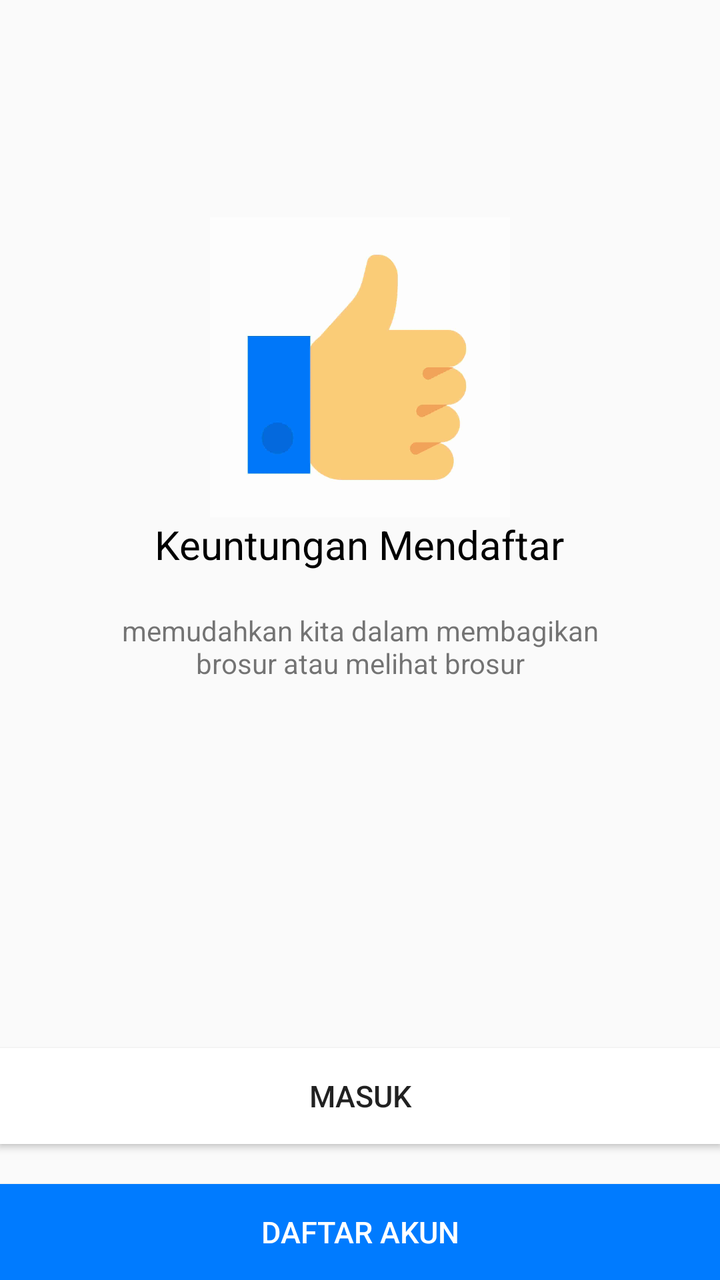
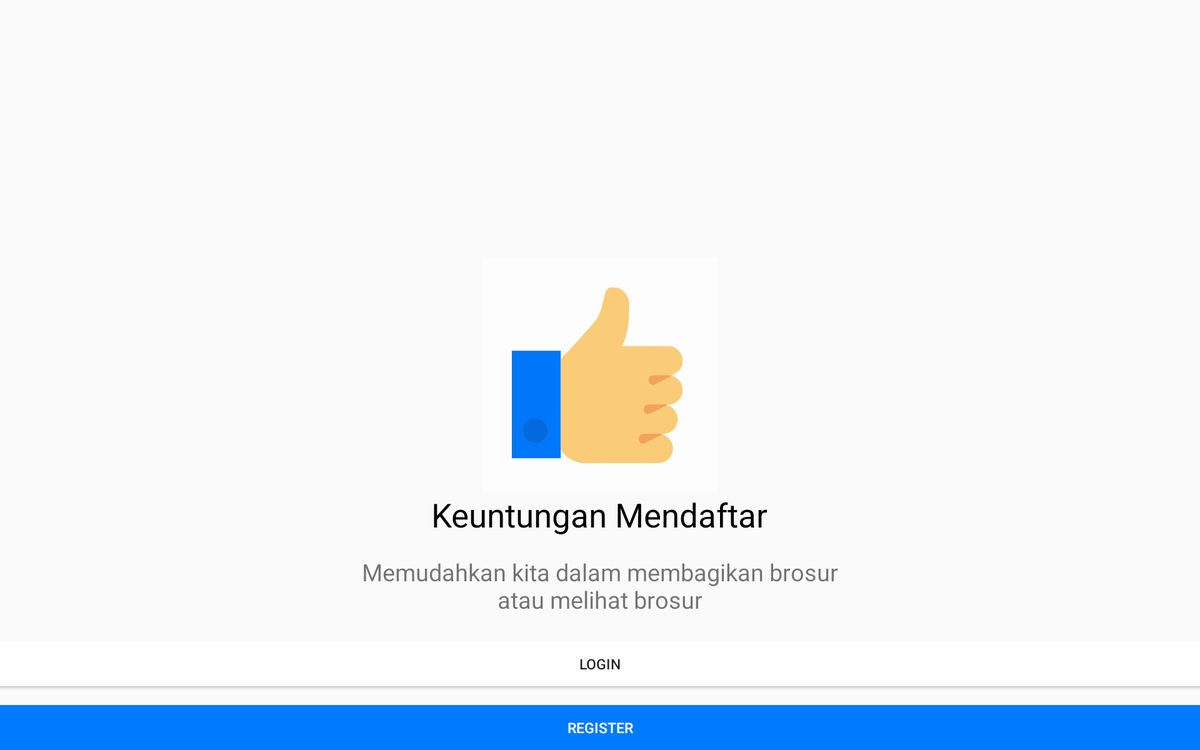

One screen, two layout resources from the same app: the default and the author's alternative for another configuration. Each is rendered where Android would select it; the XML of both is given below.
<!-- AndroidManifest.xml: application theme AppTheme -->
<!-- res/layout/activity_front.xml -->
<?xml version="1.0" encoding="utf-8"?>
<LinearLayout xmlns:android="http://schemas.android.com/apk/res/android"
    xmlns:app="http://schemas.android.com/apk/res-auto"
    xmlns:tools="http://schemas.android.com/tools"
    android:layout_width="match_parent"
    android:layout_height="match_parent"
    android:orientation="vertical"
    android:padding="@dimen/activity_vertical_margin"
    tools:context="com.group.ibrochure.i_brochure.UI.FrontActivity">

    <ImageView
        android:onClick="homeBack"
        android:layout_width="25dp"
        android:layout_height="25dp"
        app:srcCompat="@drawable/ic_close_black_24dp"/>

    <LinearLayout
        android:layout_width="match_parent"
        android:layout_height="400dp"
        android:orientation="vertical"
        android:gravity="center_vertical">

        <ImageView
            android:id="@+id/imgLogo"
            android:layout_width="150dp"
            android:layout_height="150dp"
            android:layout_gravity="center"
            android:src="@drawable/thumb_up1600" />

        <TextView
            android:layout_width="wrap_content"
            android:layout_height="wrap_content"
            android:text="Keuntungan Mendaftar"
            android:layout_gravity="center"
            android:textSize="20sp"
            android:textColor="#000"/>

        <TextView
            android:layout_width="250dp"
            android:layout_height="wrap_content"
            android:textAlignment="center"
            android:layout_marginTop="20dp"
            android:text="memudahkan kita dalam membagikan brosur atau melihat brosur"
            android:layout_gravity="center"/>
    </LinearLayout>

    <LinearLayout
        android:layout_width="match_parent"
        android:layout_height="match_parent"
        android:gravity="bottom"
        android:orientation="vertical">

        <Button
            android:id="@+id/loginPage"
            android:layout_width="match_parent"
            android:layout_height="wrap_content"
            android:background="@color/white"
            android:padding="@dimen/activity_vertical_margin"
            android:text="Masuk"
            android:textSize="15sp"/>


        <Button
            android:id="@+id/registerPage"
            android:layout_width="fill_parent"
            android:layout_height="wrap_content"
            android:background="@color/colorPrimary"
            android:padding="@dimen/activity_vertical_margin"
            android:text="Daftar Akun"
            android:textColor="@color/white"
            android:layout_marginTop="20dp"
            android:textSize="15sp"/>

    </LinearLayout>


</LinearLayout>
<!-- resources referenced by this layout -->
<resources>
  <color name="colorPrimary">#007bff</color>
  <color name="white">#FFFFFF</color>
  <!-- drawable thumb_up1600: png bitmap (drawable, 19944 bytes) -->
  <style name="AppTheme" parent="Theme.AppCompat.Light.NoActionBar">
          
          <item name="colorPrimary">@color/colorPrimary</item>
          <item name="colorPrimaryDark">@color/colorPrimaryDark</item>
          <item name="colorAccent">@color/colorAccent</item>
      </style>
  <color name="colorPrimaryDark">#0069d9</color>
  <color name="colorAccent">#28a745</color>
</resources>
<!-- res/layout-xlarge/activity_front.xml (the author's variant of the layout above) -->
<!-- drawn on a large tablet held sideways -->
<?xml version="1.0" encoding="utf-8"?>
<LinearLayout xmlns:android="http://schemas.android.com/apk/res/android"
    xmlns:app="http://schemas.android.com/apk/res-auto"
    xmlns:tools="http://schemas.android.com/tools"
    android:layout_width="match_parent"
    android:layout_height="match_parent"
    android:orientation="vertical"
    android:padding="@dimen/activity_vertical_margin"
    tools:context="com.group.ibrochure.i_brochure.UI.FrontActivity">

    <LinearLayout
        android:layout_width="match_parent"
        android:layout_height="match_parent"
        android:orientation="vertical">
        <ImageView
            android:onClick="homeBack"
            android:layout_width="25dp"
            android:layout_height="25dp"
            app:srcCompat="@drawable/ic_close_black_24dp"/>

        <LinearLayout
            android:layout_width="match_parent"
            android:layout_height="wrap_content"
            android:orientation="vertical"
            android:layout_marginTop="250dp">

            <ImageView
                android:layout_width="250dp"
                android:layout_height="250dp"
                android:layout_gravity="center"
                android:src="@drawable/thumb_up1600" />

            <TextView
                android:layout_width="wrap_content"
                android:layout_height="wrap_content"
                android:text="Keuntungan Mendaftar"
                android:layout_gravity="center"
                android:textSize="35sp"
                android:textColor="#000"/>

            <TextView
                android:layout_width="550dp"
                android:layout_height="wrap_content"
                android:textAlignment="center"
                android:layout_marginTop="20dp"
                android:textSize="25dp"
                android:text="Memudahkan kita dalam membagikan brosur atau melihat brosur"
                android:layout_gravity="center"/>
        </LinearLayout>

        <LinearLayout
            android:layout_width="match_parent"
            android:layout_height="match_parent"
            android:gravity="bottom"
            android:orientation="vertical">

            <Button
                android:id="@+id/loginPage"
                android:layout_width="match_parent"
                android:layout_height="wrap_content"
                android:background="@color/white"
                android:padding="@dimen/activity_vertical_margin"
                android:text="Login"
                android:textSize="15sp"/>


            <Button
                android:id="@+id/registerPage"
                android:layout_width="fill_parent"
                android:layout_height="wrap_content"
                android:background="@color/colorPrimary"
                android:padding="@dimen/activity_vertical_margin"
                android:text="Register"
                android:textColor="@color/white"
                android:layout_marginTop="20dp"
                android:textSize="15sp"/>

        </LinearLayout>
    </LinearLayout>
</LinearLayout>
